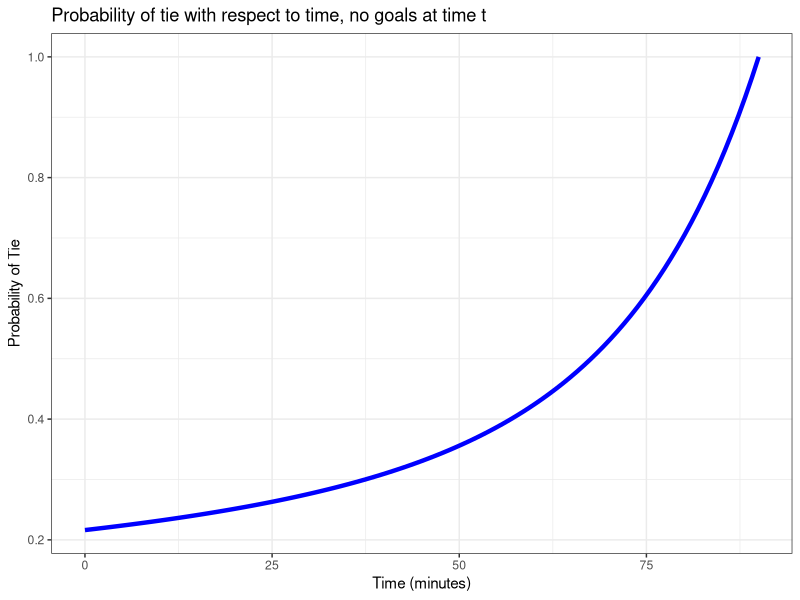

Source code (R):
library(ggplot2)

winAtt = function(t){
  p = 0
  for (x in 0:50){
    p = p + dpois(x,lambda = 2/90*(90-t)) *  dpois(x, lambda = 1.5/90*(90-t))
  }
  return(p)
}

ggplot(data.frame(x = 0:90), aes(x)) + 
  geom_function(fun = winAtt, color = "blue",
                size = 1.5) +
  theme_bw() +
  labs(
    title = "Probability of tie with respect to time, no goals at time t",
    x = "Time (minutes)",
    y = "Probability of Tie"
  )
